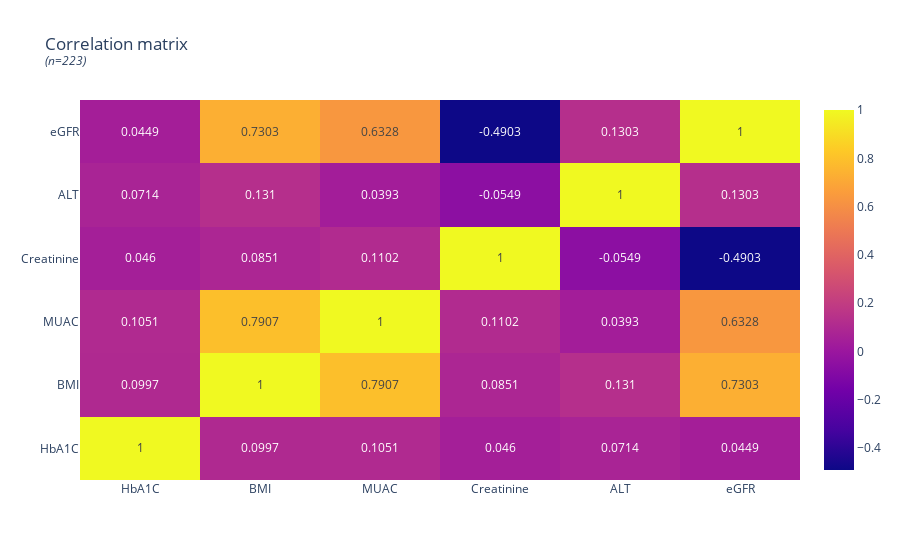

Write notebook code for a chart like this one.
### Markdown cell above
## Correlations

### Code cell
columns = ['HbA1C', 'BMI', 'MUAC', 'Creatinine', 'ALT', 'eGFR']
values = []

for x in columns:
    vals = []
    for y in columns:
        corr = round(df[x].corr(df[y]),4)
        vals.append(corr)
    values.append(vals)

fig = go.Figure(data=go.Heatmap(
                   z=values,
                   x=columns,
                   y=columns,
                   text=values,
                   texttemplate="%{text}",
                   hoverongaps = True, ))

fig.update_layout(
    #title='Creatinine > 80',
    title=f"Correlation matrix<br><sup><i>(n={len(df)})</i></sup>",
    showlegend=False,
)

fig.show()

### Figure 1 — Plotly figure (JSON) as saved in the notebook; plotly's stock layout.template omitted (floating-point values rounded to 4 significant figures)
{"data": [{"hoverongaps": true, "text": [[1, 0.0997, 0.1051, 0.046, 0.0714, 0.0449], [0.0997, 1, 0.7907, 0.0851, 0.131, 0.7303], [0.1051, 0.7907, 1, 0.1102, 0.0393, 0.6328], [0.046, 0.0851, 0.1102, 1, -0.0549, -0.4903], [0.0714, 0.131, 0.0393, -0.0549, 1, 0.1303], [0.0449, 0.7303, 0.6328, -0.4903, 0.1303, 1]], "texttemplate": "%{text}", "type": "heatmap", "x": ["HbA1C", "BMI", "MUAC", "Creatinine", "ALT", "eGFR"], "y": ["HbA1C", "BMI", "MUAC", "Creatinine", "ALT", "eGFR"], "z": [[1, 0.0997, 0.1051, 0.046, 0.0714, 0.0449], [0.0997, 1, 0.7907, 0.0851, 0.131, 0.7303], [0.1051, 0.7907, 1, 0.1102, 0.0393, 0.6328], [0.046, 0.0851, 0.1102, 1, -0.0549, -0.4903], [0.0714, 0.131, 0.0393, -0.0549, 1, 0.1303], [0.0449, 0.7303, 0.6328, -0.4903, 0.1303, 1]]}], "layout": {"showlegend": false, "title": {"text": "Correlation matrix<br><sup><i>(n=223)</i></sup>"}}}
